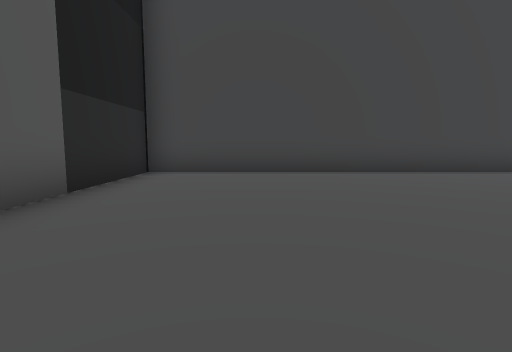
view 1 (above)

24 first-person views from a walk through a Godot game level. The camera is 1.3 m above the floor, tilts 6° down and sees 80° across. The floor is counted in squares, 2 m on a side. Each view is taken from the middle of a square. On the plan, view 1 faces up. The plan holds only what a view shows up to about 10 squares ahead; the rest is blank. The place goes on beyond the plan. Some surface patterns are stand-ins.

view 2
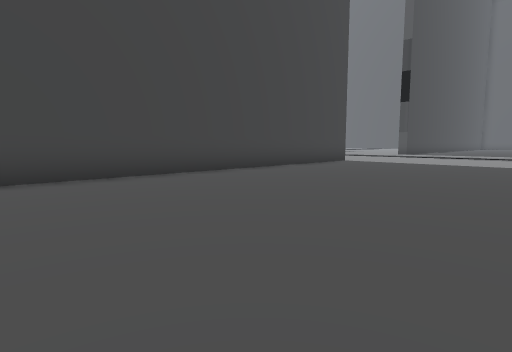

view 3
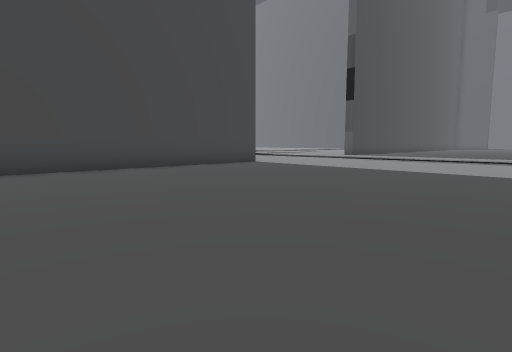

view 4
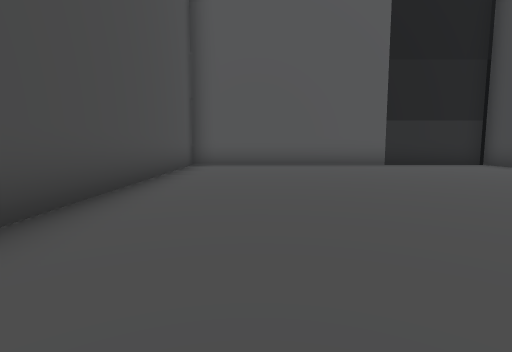

view 5
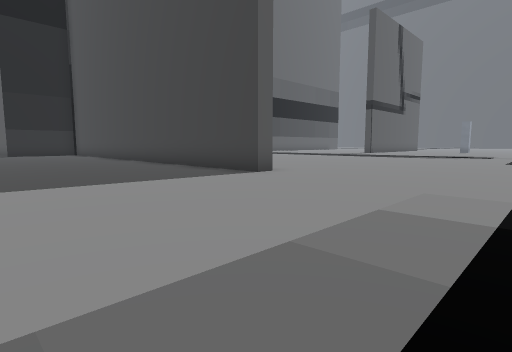

view 6
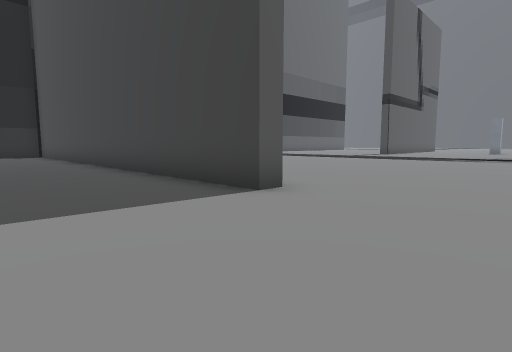

view 7
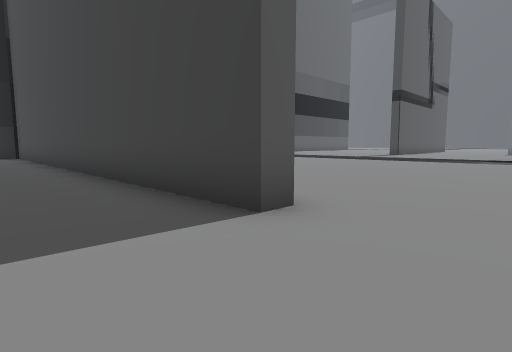

view 8
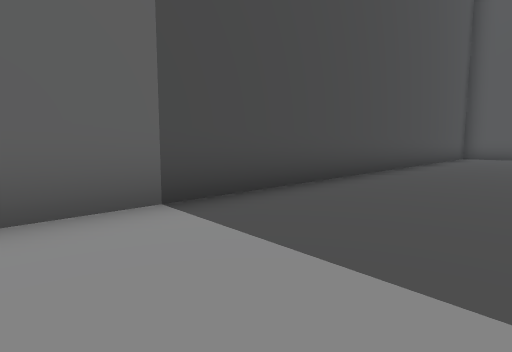

view 9
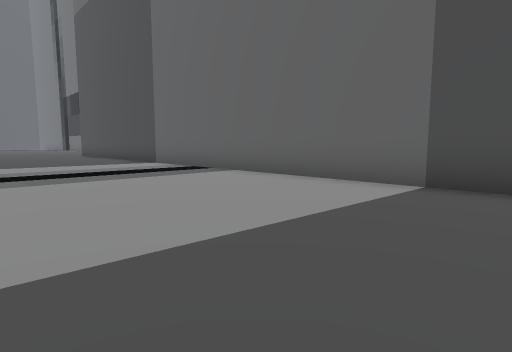

view 10
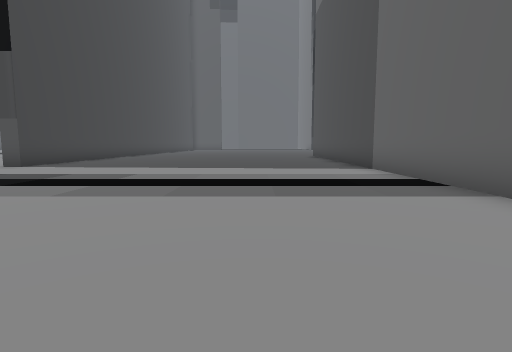

view 11
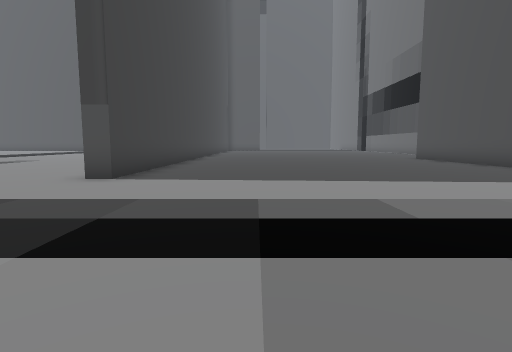

view 12
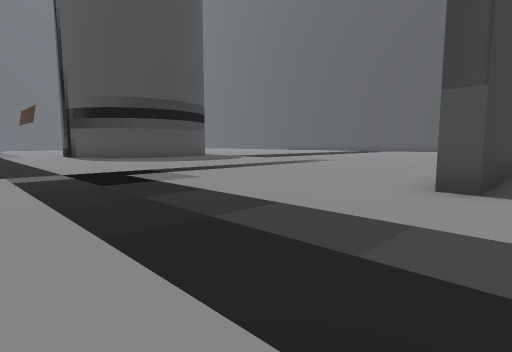

view 13
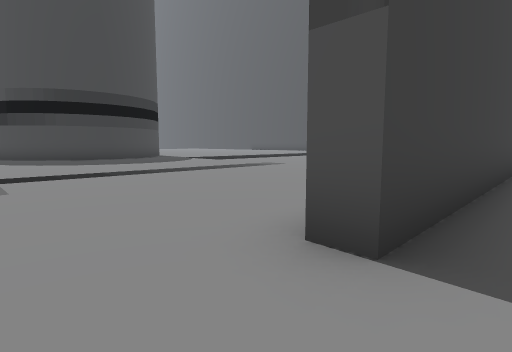

view 14
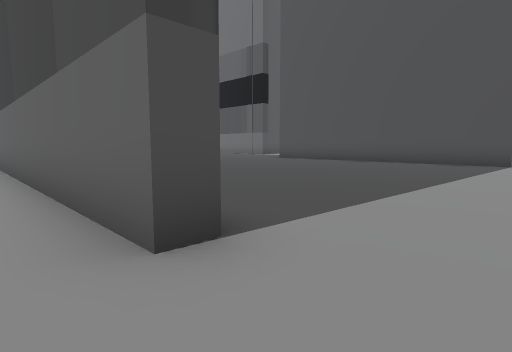

view 15
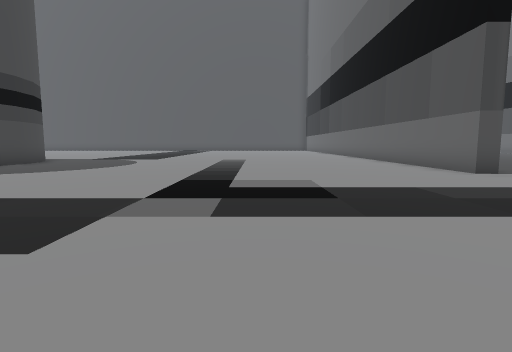

view 16
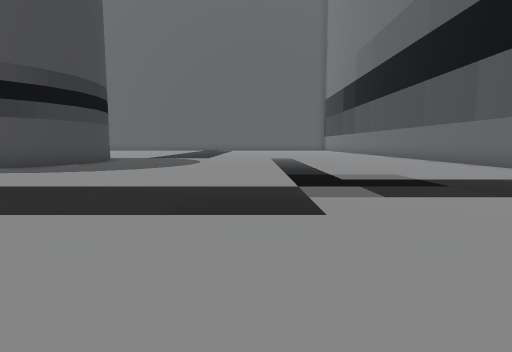

view 17
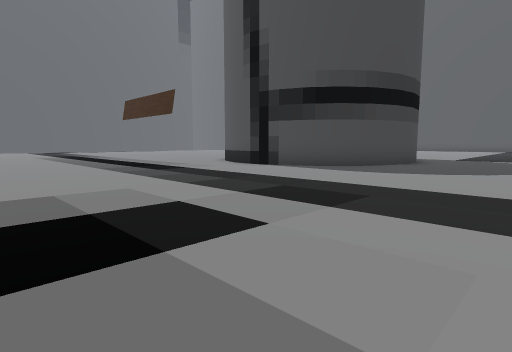

view 18
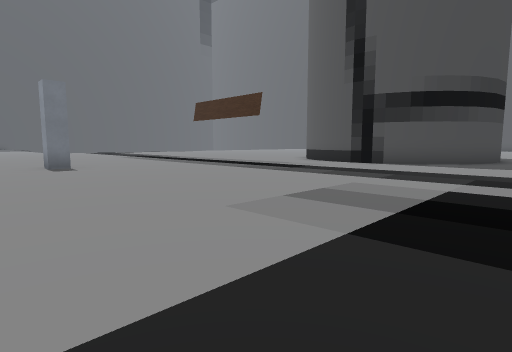

view 19
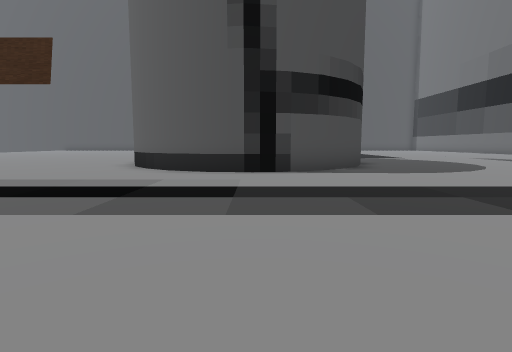

view 20
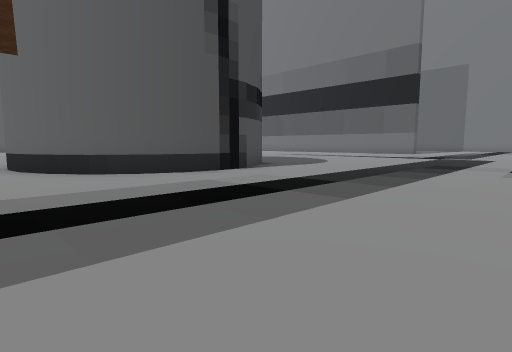

view 21
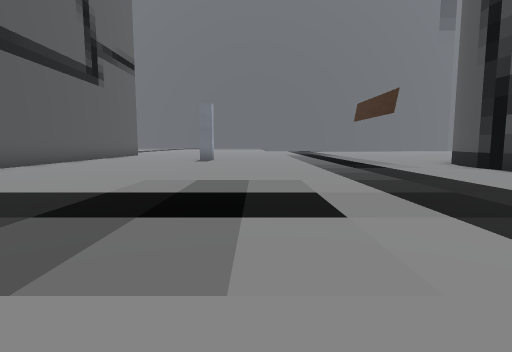

view 22
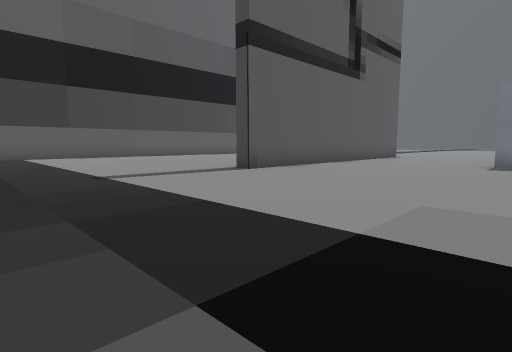

view 23
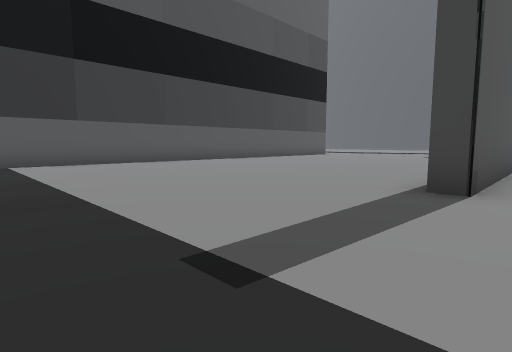

view 24
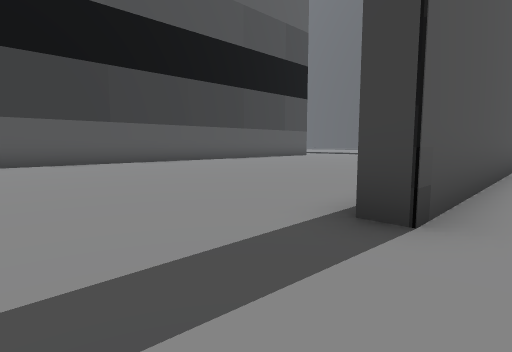

### Floor plan
Points are (right, up) in squares from view 1. A wall is a line through its corners. A room is listed if a view was taken in it or the views show most of it. See-through windows are left out.
Room 1 (views 1, 2, 3, 4, 5, 6, 7, 8, 9, 10, 11, 12, 13, 14, 15, 16, 17, 18, 19, 20, 21, 22, 23, 24)
walls: (12, 7.6) (12, 7) (-2.5, 7.1) (-2.5, -2) (25.1, -2.1); (21.2, 21.5) (20.5, 22.4) (20.1, 23.4); (20.1, 23.2) (20, 24.4); (20, 24.2) (20.1, 25.3); (12.4, 28.2) (11.8, 28.2) (11.8, 28.8); (23.8, 20.5) (22.8, 20.6) (21.9, 21) (21, 21.7); (20.1, 25.2) (20.5, 26.2); (20.5, 26.1) (21.1, 26.9) (21.9, 27.6); (25.6, 7.7) (20.7, 7.7) (20.7, 8.2) (25.6, 8.2); (7.3, 29.5) (7.3, 23.5) (6.8, 23.5); (-2.5, 24.7) (-2.5, 19.9); (21.8, 27.5) (22.8, 27.9); (22.7, 27.9) (23.8, 28)

Where each view was taken, in squares from view 1:
view 1: 0 up, 0 right, facing up
view 2: 1 up, 1 right, facing up-right
view 3: 1 down, 4 right, facing up-right
view 4: 0 up, 7 right, facing left
view 5: 2 up, 17 right, facing up-left
view 6: 4 up, 15 right, facing up-left
view 7: 5 up, 14 right, facing up-left
view 8: 1 up, 13 right, facing down-left
view 9: 3 up, 10 right, facing down-right
view 10: 1 up, 12 right, facing right
view 11: 5 up, 15 right, facing right
view 12: 7 up, 16 right, facing up-right
view 13: 7 up, 19 right, facing up-right
view 14: 9 up, 19 right, facing down-right
view 15: 13 up, 14 right, facing right
view 16: 15 up, 13 right, facing right
view 17: 17 up, 13 right, facing up-right
view 18: 19 up, 10 right, facing up-right
view 19: 24 up, 13 right, facing right
view 20: 29 up, 14 right, facing down-right
view 21: 16 up, 14 right, facing up
view 22: 18 up, 13 right, facing up-left
view 23: 19 up, 8 right, facing up-left
view 24: 21 up, 8 right, facing up-left
